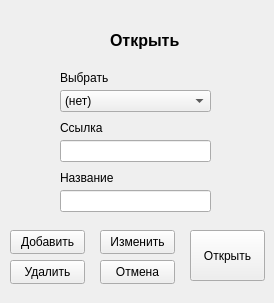
<?xml version="1.0" encoding="UTF-8"?>
<ui version="4.0">
 <class>Form</class>
 <widget class="QWidget" name="Form">
  <property name="geometry">
   <rect>
    <x>0</x>
    <y>0</y>
    <width>274</width>
    <height>303</height>
   </rect>
  </property>
  <property name="windowTitle">
   <string>Form</string>
  </property>
  <widget class="QLabel" name="label">
   <property name="geometry">
    <rect>
     <x>110</x>
     <y>30</y>
     <width>71</width>
     <height>21</height>
    </rect>
   </property>
   <property name="font">
    <font>
     <pointsize>12</pointsize>
     <bold>true</bold>
    </font>
   </property>
   <property name="text">
    <string>Открыть</string>
   </property>
  </widget>
  <widget class="QComboBox" name="cb_select">
   <property name="geometry">
    <rect>
     <x>60</x>
     <y>90</y>
     <width>151</width>
     <height>22</height>
    </rect>
   </property>
   <item>
    <property name="text">
     <string>(нет)</string>
    </property>
   </item>
  </widget>
  <widget class="QLineEdit" name="add_link">
   <property name="geometry">
    <rect>
     <x>60</x>
     <y>140</y>
     <width>151</width>
     <height>22</height>
    </rect>
   </property>
  </widget>
  <widget class="QLabel" name="label_2">
   <property name="geometry">
    <rect>
     <x>60</x>
     <y>70</y>
     <width>49</width>
     <height>16</height>
    </rect>
   </property>
   <property name="text">
    <string>Выбрать</string>
   </property>
  </widget>
  <widget class="QLabel" name="label_3">
   <property name="geometry">
    <rect>
     <x>60</x>
     <y>120</y>
     <width>61</width>
     <height>16</height>
    </rect>
   </property>
   <property name="text">
    <string>Ссылка</string>
   </property>
  </widget>
  <widget class="QPushButton" name="b_start">
   <property name="geometry">
    <rect>
     <x>190</x>
     <y>230</y>
     <width>75</width>
     <height>51</height>
    </rect>
   </property>
   <property name="text">
    <string>Открыть</string>
   </property>
  </widget>
  <widget class="QPushButton" name="b_ok">
   <property name="geometry">
    <rect>
     <x>10</x>
     <y>230</y>
     <width>75</width>
     <height>24</height>
    </rect>
   </property>
   <property name="text">
    <string>Добавить</string>
   </property>
  </widget>
  <widget class="QPushButton" name="b_cancel">
   <property name="geometry">
    <rect>
     <x>100</x>
     <y>260</y>
     <width>75</width>
     <height>24</height>
    </rect>
   </property>
   <property name="text">
    <string>Отмена</string>
   </property>
  </widget>
  <widget class="QLineEdit" name="name">
   <property name="geometry">
    <rect>
     <x>60</x>
     <y>190</y>
     <width>151</width>
     <height>22</height>
    </rect>
   </property>
  </widget>
  <widget class="QLabel" name="label_4">
   <property name="geometry">
    <rect>
     <x>60</x>
     <y>170</y>
     <width>61</width>
     <height>16</height>
    </rect>
   </property>
   <property name="text">
    <string>Название</string>
   </property>
  </widget>
  <widget class="QPushButton" name="b_kill">
   <property name="geometry">
    <rect>
     <x>10</x>
     <y>260</y>
     <width>75</width>
     <height>24</height>
    </rect>
   </property>
   <property name="text">
    <string>Удалить</string>
   </property>
  </widget>
  <widget class="QPushButton" name="b_change">
   <property name="geometry">
    <rect>
     <x>100</x>
     <y>230</y>
     <width>75</width>
     <height>24</height>
    </rect>
   </property>
   <property name="text">
    <string>Изменить</string>
   </property>
  </widget>
 </widget>
 <resources/>
 <connections/>
</ui>
